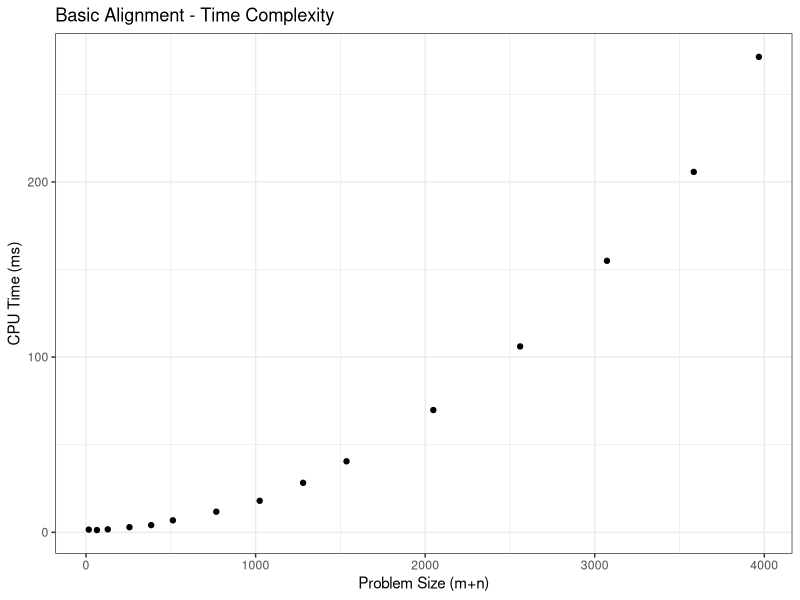
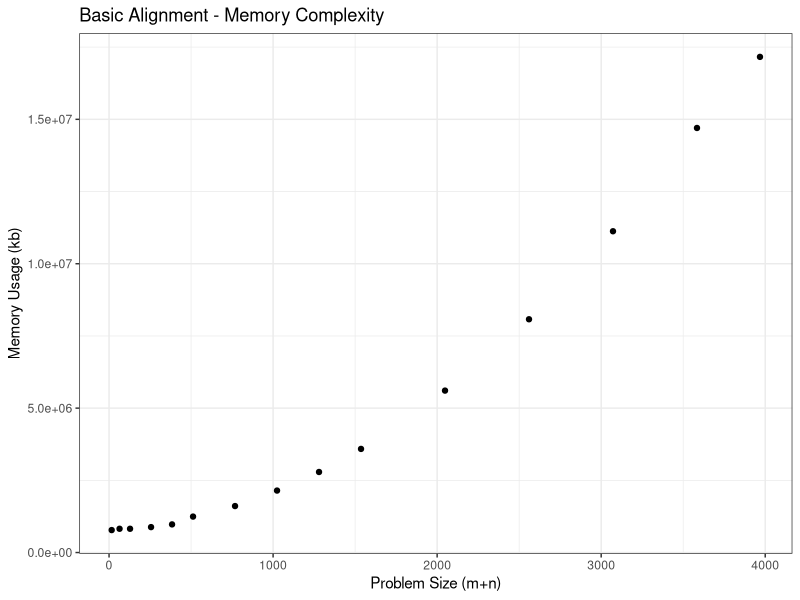
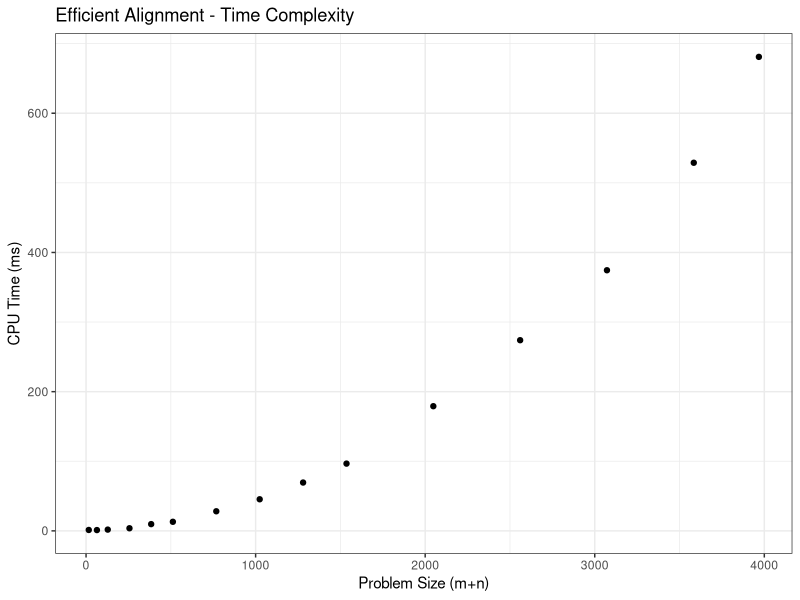
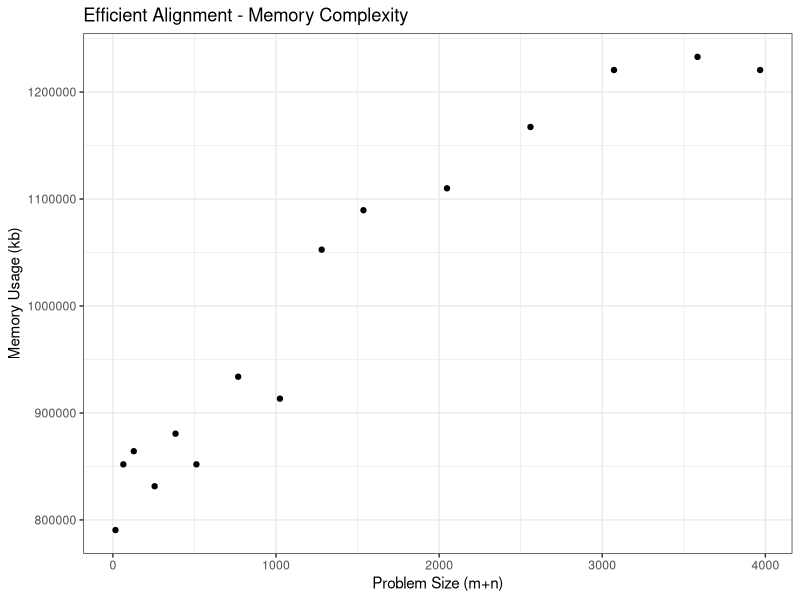
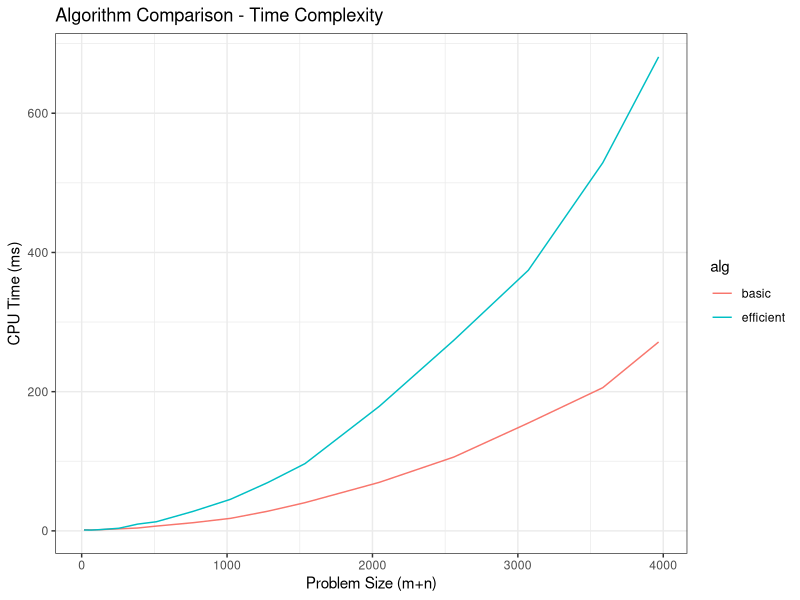
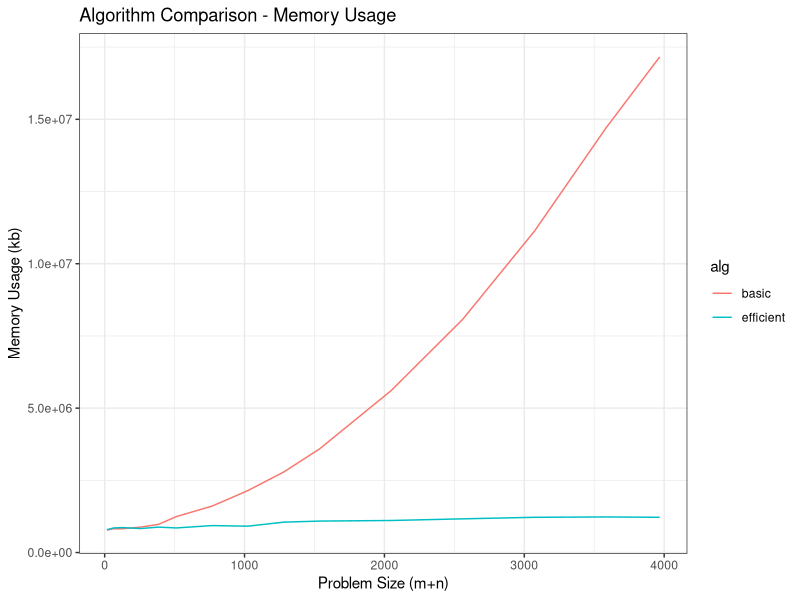
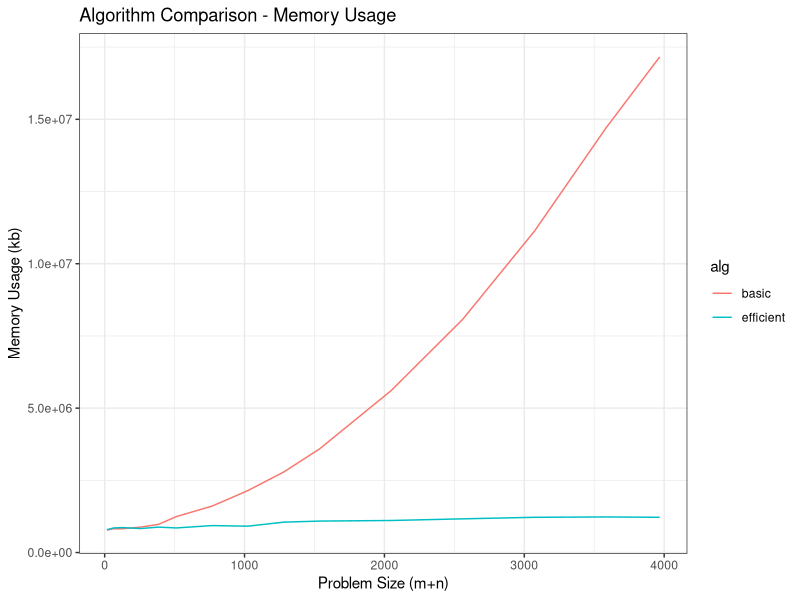
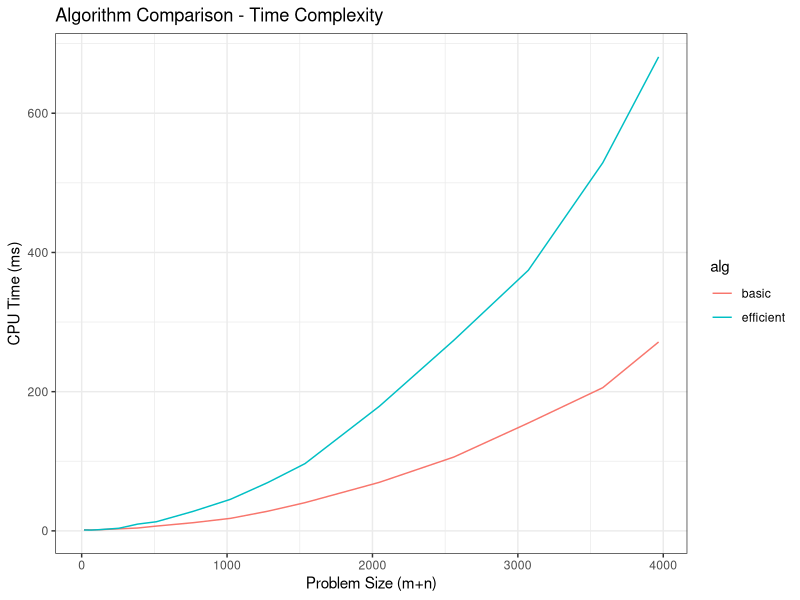

Source code (R) for these figures, in order:
## ---- chunk 1
knitr::opts_knit$set(root.dir="~/Documents/usc/S2/CSCI570/Project/datapoints")
library(knitr)
library(kableExtra)
library(ggplot2)
library(reshape2)
## ---- chunk 2
data <- read.csv("datapoints2.csv", header=T, sep=",")
data$size = data$len*(2^(data$k))*2
basic <- data[data$alg=="basic",]
eff <- data[data$alg=="efficient",]
## ---- chunk 3
b_time <- ggplot(data=basic, aes(x=size, y=time))+
  geom_point()+
  theme_bw()+
  labs(x="Problem Size (m+n)", y="CPU Time (ms)", title="Basic Alignment - Time Complexity")
ggsave("basic_time.pdf", width=7, height=5)
b_time

b_mem <- ggplot(data=basic, aes(x=size, y=mem))+
  geom_point()+
  theme_bw()+
  labs(x="Problem Size (m+n)", y="Memory Usage (kb)", title="Basic Alignment - Memory Complexity")
ggsave("basic_mem.pdf", width=7, height=5)
b_mem
## ---- chunk 4
e_time <- ggplot(data=eff, aes(x=size, y=time))+
  geom_point()+
  theme_bw()+
  labs(x="Problem Size (m+n)", y="CPU Time (ms)", title="Efficient Alignment - Time Complexity")
ggsave("eff_time.pdf", width=7, height=5)
e_time

e_mem <- ggplot(data=eff, aes(x=size, y=mem))+
  geom_point()+
  theme_bw()+
  labs(x="Problem Size (m+n)", y="Memory Usage (kb)", title="Efficient Alignment - Memory Complexity")
ggsave("eff_mem.pdf", width=7, height=5)
e_mem
## ---- chunk 5
time <- ggplot(data=data, aes(x=size, y=time, color=alg))+
  geom_line()+
  theme_bw()+
  labs(x="Problem Size (m+n)", y="CPU Time (ms)", title="Algorithm Comparison - Time Complexity")
ggsave("time.pdf", width=7, height=5)
time

mem <- ggplot(data=data, aes(x=size, y=mem, color=alg))+
  geom_line()+
  theme_bw()+
  labs(x="Problem Size (m+n)", y="Memory Usage (kb)", title="Algorithm Comparison - Memory Usage")
ggsave("mem.pdf", width=7, height=5)
mem
## ---- chunk 6
datapoints <- basic[, c("size", "time", "mem")]
datapoints <- cbind(datapoints, eff[, c("time", "mem")])
colnames(datapoints) <- c("Problem Size (m+n)",
                          "CPU Time (ms) - Basic", "Memory Usage (kb) - Basic",
                          "CPU Time (ms) - Efficient", "Memory Usage (kb) - Efficient")
kable(datapoints, format="latex", align="ccccc") %>% kable_styling(latex_options="scale_down") %>% kable_styling(latex_options="HOLD_position")
## ---- chunk 7
mem
## ---- chunk 8
time
